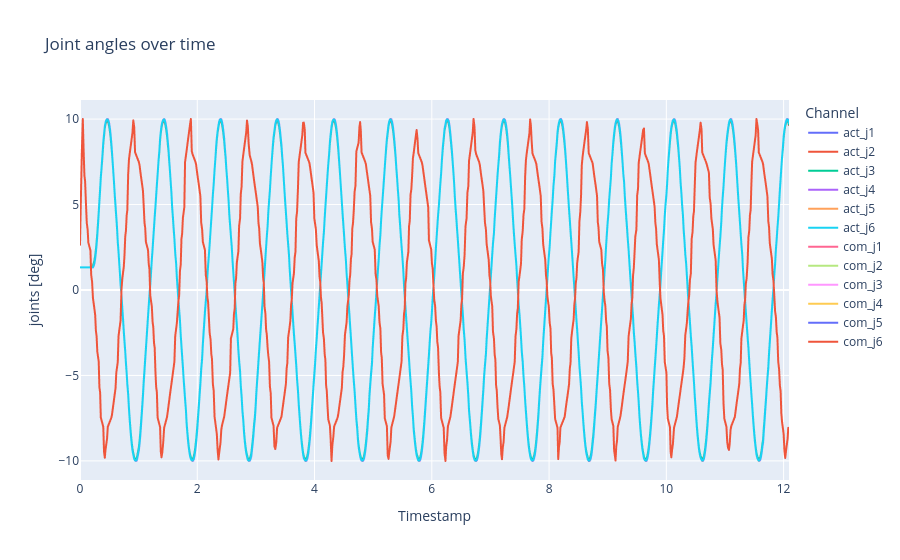

Write notebook code for a chart like this one.
### Markdown cell above
Joint angles over time

### Code cell
# 1) DataFrame anlegen
df = pd.DataFrame({
    'timestamp': timestamps,
    'act_j1': act_j[:, 0],
    'act_j2': act_j[:, 1],
    'act_j3': act_j[:, 2],
    'act_j4': act_j[:, 3],
    'act_j5': act_j[:, 4],
    'act_j6': act_j[:, 5],
    'com_j1': com_j[:, 0],
    'com_j2': com_j[:, 1],
    'com_j3': com_j[:, 2],
    'com_j4': com_j[:, 3],
    'com_j5': com_j[:, 4],
    'com_j6': com_j[:, 5]
})

# 1) In Long-Form umwandeln
df_long = df.melt(
    id_vars='timestamp',
    value_vars=df.columns[1:],
    var_name='Channel',
    value_name='joints [deg]'
)

# 2) Plot bauen
fig = px.line(
    df_long,
    x='timestamp',
    y='joints [deg]',
    color='Channel',
    title="Joint angles over time",
    labels={'timestamp': 'Timestamp'}
)

# 3) Achsen anpassen
fig.update_xaxes(
    tickformat="%H:%M:%S\n%d-%m-%Y",
)

fig.show()

### Figure 1 — Plotly figure (JSON) as saved in the notebook; plotly's stock layout.template omitted (floating-point values rounded to 4 significant figures; data arrays with more than 128 entries replaced by an {"elided": "..."} marker saying what was removed)
{"data": [{"hovertemplate": "Channel=act_j1<br>Timestamp=%{x}<br>joints [deg]=%{y}<extra></extra>", "legendgroup": "act_j1", "line": {"color": "#636efa", "dash": "solid"}, "marker": {"symbol": "circle"}, "mode": "lines", "name": "act_j1", "showlegend": true, "type": "scattergl", "x": {"elided": "941 float values"}, "xaxis": "x", "y": {"elided": "941 float values"}, "yaxis": "y"}, {"hovertemplate": "Channel=act_j2<br>Timestamp=%{x}<br>joints [deg]=%{y}<extra></extra>", "legendgroup": "act_j2", "line": {"color": "#EF553B", "dash": "solid"}, "marker": {"symbol": "circle"}, "mode": "lines", "name": "act_j2", "showlegend": true, "type": "scattergl", "x": {"elided": "941 float values"}, "xaxis": "x", "y": {"elided": "941 float values"}, "yaxis": "y"}, {"hovertemplate": "Channel=act_j3<br>Timestamp=%{x}<br>joints [deg]=%{y}<extra></extra>", "legendgroup": "act_j3", "line": {"color": "#00cc96", "dash": "solid"}, "marker": {"symbol": "circle"}, "mode": "lines", "name": "act_j3", "showlegend": true, "type": "scattergl", "x": {"elided": "941 float values"}, "xaxis": "x", "y": {"elided": "941 float values"}, "yaxis": "y"}, {"hovertemplate": "Channel=act_j4<br>Timestamp=%{x}<br>joints [deg]=%{y}<extra></extra>", "legendgroup": "act_j4", "line": {"color": "#ab63fa", "dash": "solid"}, "marker": {"symbol": "circle"}, "mode": "lines", "name": "act_j4", "showlegend": true, "type": "scattergl", "x": {"elided": "941 float values"}, "xaxis": "x", "y": {"elided": "941 float values"}, "yaxis": "y"}, {"hovertemplate": "Channel=act_j5<br>Timestamp=%{x}<br>joints [deg]=%{y}<extra></extra>", "legendgroup": "act_j5", "line": {"color": "#FFA15A", "dash": "solid"}, "marker": {"symbol": "circle"}, "mode": "lines", "name": "act_j5", "showlegend": true, "type": "scattergl", "x": {"elided": "941 float values"}, "xaxis": "x", "y": {"elided": "941 float values"}, "yaxis": "y"}, {"hovertemplate": "Channel=act_j6<br>Timestamp=%{x}<br>joints [deg]=%{y}<extra></extra>", "legendgroup": "act_j6", "line": {"color": "#19d3f3", "dash": "solid"}, "marker": {"symbol": "circle"}, "mode": "lines", "name": "act_j6", "showlegend": true, "type": "scattergl", "x": {"elided": "941 float values"}, "xaxis": "x", "y": {"elided": "941 float values"}, "yaxis": "y"}, {"hovertemplate": "Channel=com_j1<br>Timestamp=%{x}<br>joints [deg]=%{y}<extra></extra>", "legendgroup": "com_j1", "line": {"color": "#FF6692", "dash": "solid"}, "marker": {"symbol": "circle"}, "mode": "lines", "name": "com_j1", "showlegend": true, "type": "scattergl", "x": {"elided": "941 float values"}, "xaxis": "x", "y": {"elided": "941 float values"}, "yaxis": "y"}, {"hovertemplate": "Channel=com_j2<br>Timestamp=%{x}<br>joints [deg]=%{y}<extra></extra>", "legendgroup": "com_j2", "line": {"color": "#B6E880", "dash": "solid"}, "marker": {"symbol": "circle"}, "mode": "lines", "name": "com_j2", "showlegend": true, "type": "scattergl", "x": {"elided": "941 float values"}, "xaxis": "x", "y": {"elided": "941 float values"}, "yaxis": "y"}, {"hovertemplate": "Channel=com_j3<br>Timestamp=%{x}<br>joints [deg]=%{y}<extra></extra>", "legendgroup": "com_j3", "line": {"color": "#FF97FF", "dash": "solid"}, "marker": {"symbol": "circle"}, "mode": "lines", "name": "com_j3", "showlegend": true, "type": "scattergl", "x": {"elided": "941 float values"}, "xaxis": "x", "y": {"elided": "941 float values"}, "yaxis": "y"}, {"hovertemplate": "Channel=com_j4<br>Timestamp=%{x}<br>joints [deg]=%{y}<extra></extra>", "legendgroup": "com_j4", "line": {"color": "#FECB52", "dash": "solid"}, "marker": {"symbol": "circle"}, "mode": "lines", "name": "com_j4", "showlegend": true, "type": "scattergl", "x": {"elided": "941 float values"}, "xaxis": "x", "y": {"elided": "941 float values"}, "yaxis": "y"}, {"hovertemplate": "Channel=com_j5<br>Timestamp=%{x}<br>joints [deg]=%{y}<extra></extra>", "legendgroup": "com_j5", "line": {"color": "#636efa", "dash": "solid"}, "marker": {"symbol": "circle"}, "mode": "lines", "name": "com_j5", "showlegend": true, "type": "scattergl", "x": {"elided": "941 float values"}, "xaxis": "x", "y": {"elided": "941 float values"}, "yaxis": "y"}, {"hovertemplate": "Channel=com_j6<br>Timestamp=%{x}<br>joints [deg]=%{y}<extra></extra>", "legendgroup": "com_j6", "line": {"color": "#EF553B", "dash": "solid"}, "marker": {"symbol": "circle"}, "mode": "lines", "name": "com_j6", "showlegend": true, "type": "scattergl", "x": {"elided": "941 float values"}, "xaxis": "x", "y": {"elided": "941 float values"}, "yaxis": "y"}], "layout": {"legend": {"title": {"text": "Channel"}, "tracegroupgap": 0}, "title": {"text": "Joint angles over time"}, "xaxis": {"anchor": "y", "domain": [0, 1], "tickformat": "%H:%M:%S\n%d-%m-%Y", "title": {"text": "Timestamp"}}, "yaxis": {"anchor": "x", "domain": [0, 1], "title": {"text": "joints [deg]"}}}}
